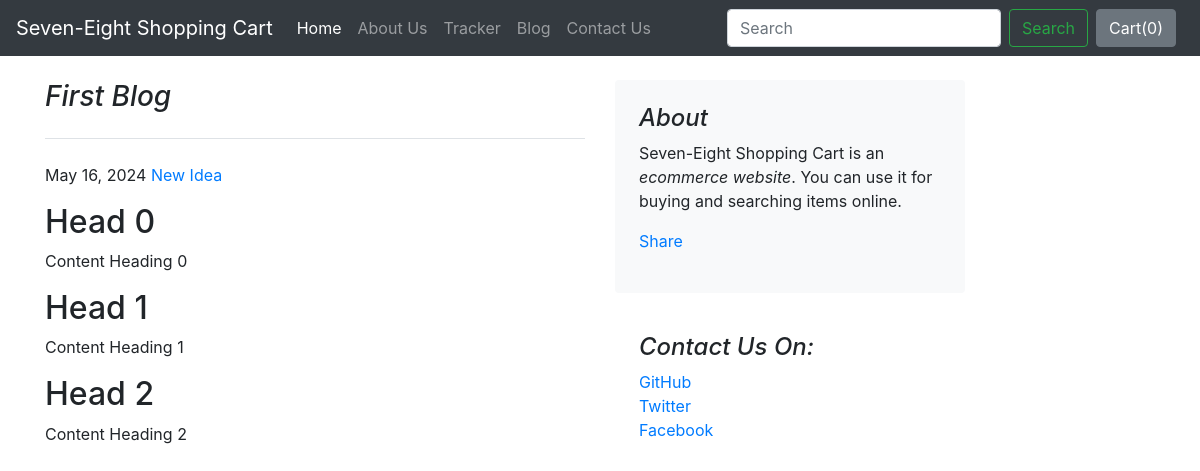
/blog/blogpost/1, run on an earlier commit of the app's database.
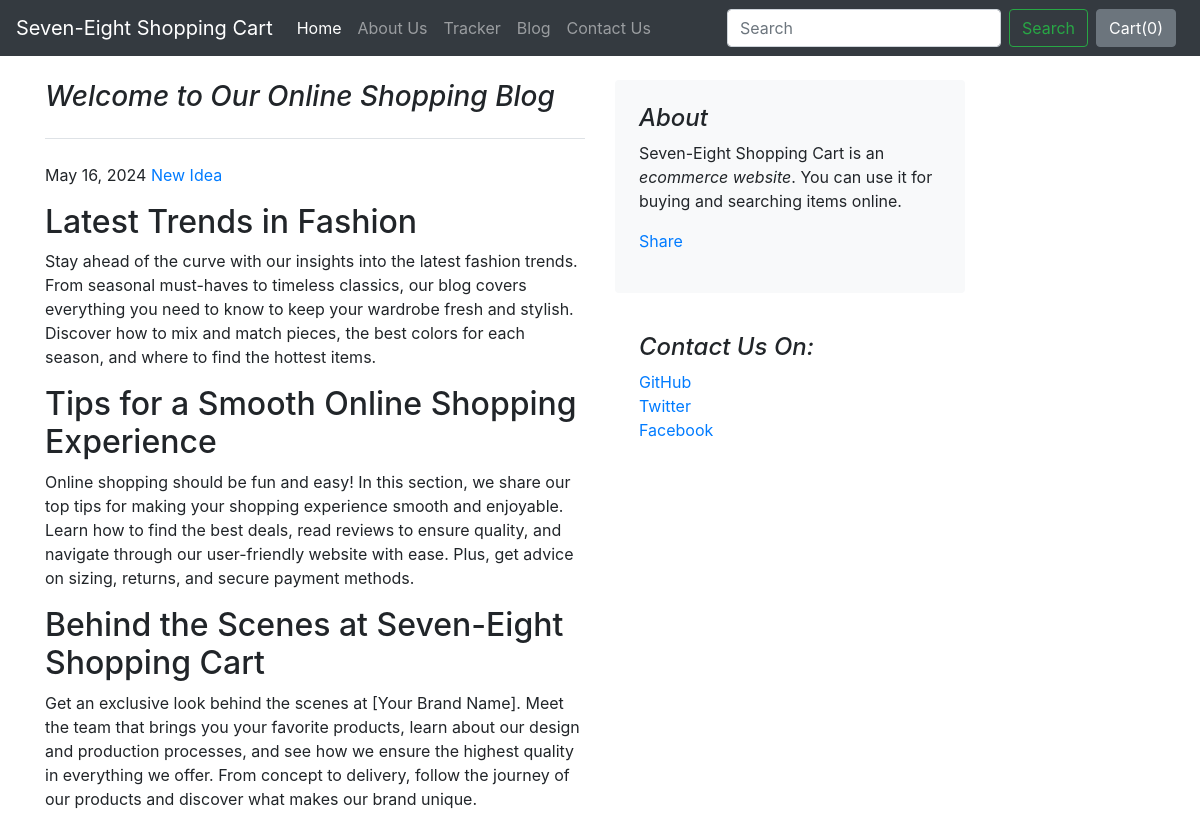
And on a later commit of the database.
### blog/models.py (models this page shows)
class Blogpost(models.Model):
    post_id = models.AutoField(primary_key= True)
    title = models.CharField(max_length=50)
    head0 = models.CharField(max_length=500, default="")
    chead0 = models.CharField(max_length=5000, default="")
    head1 = models.CharField(max_length=500, default="")
    chead1 = models.CharField(max_length=5000, default="")
    head2 = models.CharField(max_length=500, default="")
    chead2 = models.CharField(max_length=5000, default="")
    pub_date = models.DateField()
    thumbnail = models.ImageField(upload_to='shop/images', default="")
    def __str__(self):
        return self.title

### blog/views.py (the view)
# urls.py: path('blogpost/<int:id>', views.blogpost, name="blogHome"),
def blogpost(request, id):
    post = Blogpost.objects.filter(post_id=id)[0]
    print(post)
    return render(request, 'blog/blogpost.html', {'post': post})

### blog/templates/blog/blogpost.html (shortened to what this page needs)
{% extends 'blog/basic.html' %}
{% block body %}
<div class="container">
    <div class="row mt-4">
        <div class="col-md-6 blog-main">
            <h3 class="pb-4 mb-4 font-italic border-bottom">
                {{post.title}}
            </h3>
            <div class="blog-post">
                <p class="blog-post-meta">{{post.pub_date}} <a href="#">New Idea</a></p>
                <h2>{{post.head0}}</h2>
                <p>{{post.chead0}}</p>
                <h2>{{post.head1}}</h2>
                <p> {{post.chead1}}</p>
                <h2>{{post.head2}}</h2>
                <p>{{post.chead2}}</p>
            </div>
        </div>
        <aside class="col-md-4 blog-sidebar">
            <div class="p-4 mb-3 bg-light rounded">
                <h4 class="font-italic">About</h4>
                <p class="mb-0">Seven-Eight Shopping Cart is an <em>ecommerce website</em>. You can use it for buying and searching items online. </p>
                <div class="my-3 fb-share-button" data-href="http://127.0.0.1:8000/blog/blogpost/{{post.post_id}}" data-layout="" data-size=""><a target="_blank" href="https://www.facebook.com/sharer/sharer.php?u=http%3A%2F%2F127.0.0.1%3A8000%2Fblog%2Fblogpost%2F1&amp;src=sdkpreparse" class="fb-xfbml-parse-ignore">Share</a></div>
            </div>
            <div class="p-4">
                <h4 class="font-italic">Contact Us On: </h4>
                <ol class="list-unstyled">
                    <li><a href="#">GitHub</a></li>
                    <li><a href="#">Twitter</a></li>
                    <li><a href="#">Facebook</a></li>
                </ol>
            </div>
        </aside>
    </div>
</div>
{% endblock %}

What changed in the data, as far as the page shows it:
changed Blogpost: title "First Blog" → "Welcome to Our Online Shopping Blog"; head0 "Head 0" → "Latest Trends in Fashion"; chead0 "Content Heading 0" → "Stay ahead of the curve with our insights into the latest fashion trends. From seasonal must-haves to timeless classics, our blog covers everything you need to know to keep your wardrobe fresh and stylish. Discover how to mix and match pieces, the best colors for each season, and where to find the hottest items."; head1 "Head 1" → "Tips for a Smooth Online Shopping Experience"; chead1 "Content Heading 1" → "Online shopping should be fun and easy! In this section, we share our top tips for making your shopping experience smooth and enjoyable. Learn how to find the best deals, read reviews to ensure quality, and navigate through our user-friendly website with ease. Plus, get advice on sizing, returns, and secure payment methods."; head2 "Head 2" → "Behind the Scenes at Seven-Eight Shopping Cart"; chead2 "Content Heading 2" → "Get an exclusive look behind the scenes at [Your Brand Name]. Meet the team that brings you your favorite products, learn about our design and production processes, and see how we ensure the highest quality in everything we offer. From concept to delivery, follow the journey of our products and discover what makes our brand unique."
